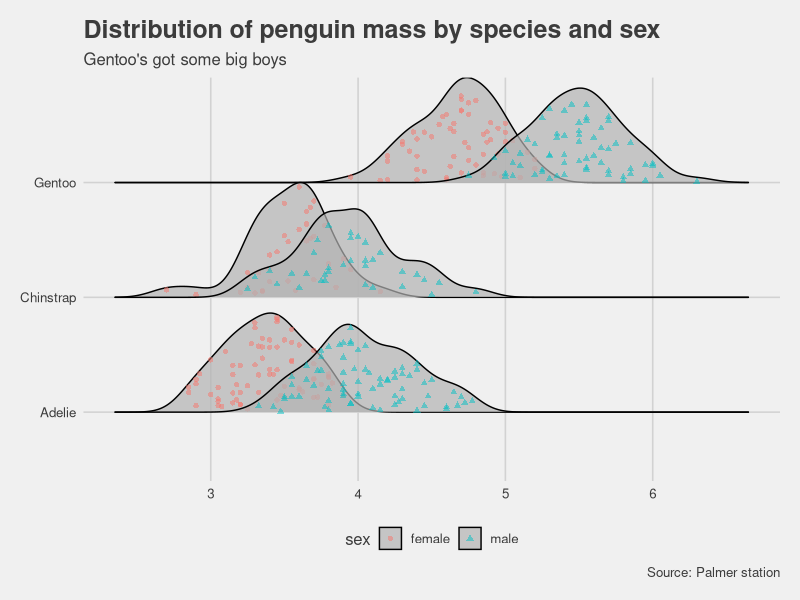
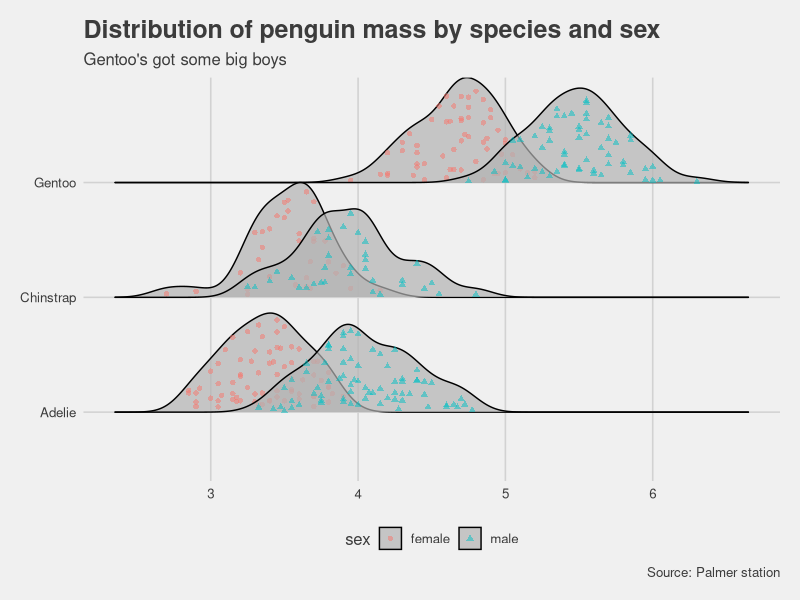

Write the R code that produced these figures, in order.
###INTRO####

##This code will run a new plot made from data in the Palmer penguins package

#created by Kelli Konicek
#created on 2024-9-12
#updated on 2024-9-12

### libraries ####
library(here)
library(tidyverse)
library(here)
library(palmerpenguins)
library(ggplot2)
library(ggthemes)
library(ggpubr)
library(ggridges)


### load data ####
#data set is built into library(palmerpenguins)

# here are ways to take a look at your dataset 
view(penguins)
head(penguins)
tail(penguins)
glimpse(penguins) 

### load functions ####

#no functions for this yet 

### data analysis:Are males or females heavier? ####

#remove NAs
penguins1<- na.omit(penguins)

#make a plot
ggplot(data=penguins1, mapping=aes(x = body_mass_g, 
                      y = species,)) +               
 geom_density_ridges(scale = 1,
    aes(point_color = sex, point_fill = sex, point_shape = sex),
    alpha = .7, point_alpha = .5, jittered_points = TRUE
  ) +                                                 # create density curves to show distribution of penguin weights. Maybe a histogram would be better?
  scale_x_continuous(breaks = c(3000,4000,5000,6000),
                     labels = c("3", "4", "5","6"))+ # I donʻt know how to quickly convert the grams to kiloGssss without just relabeling it
  labs(title="Distribution of penguin mass by species and sex",
       subtitle="Gentoo's got some big boys",
       x= "Body Weight (kg)",
       y= "Species",
       caption = "Source: Palmer station") +
  theme_fivethirtyeight()

#red text:"picking joint bandwidth of 116" 


###save plot ####
ggsave(here("week_03" , "outputs", "homework_3.png"), width = 11, height = 7)